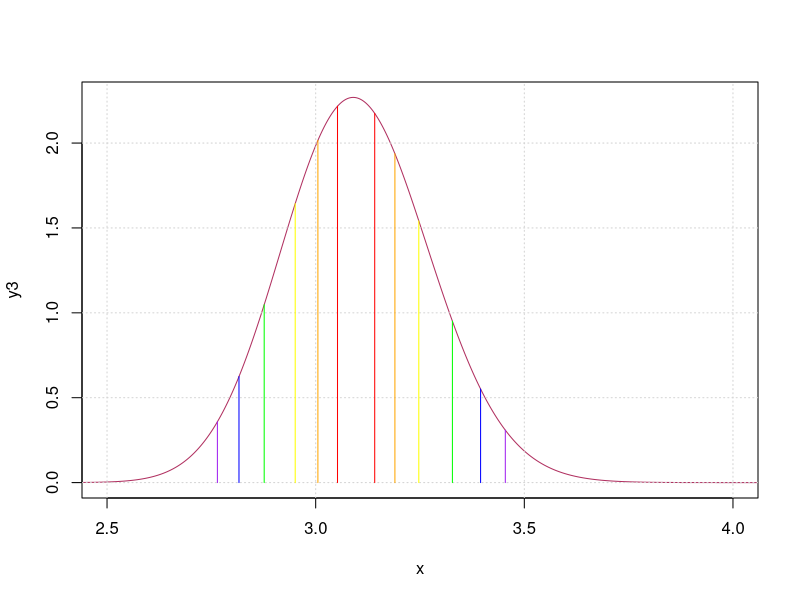

Write R code to recreate this figure.
library(datasets)

k0=0
tau0=0
t=100
n=sum(discoveries)
k1=8
k2=67
k3=310
tau1=3
tau2=25
tau3=100
a1=0.4
a2=0.3
a3=0.2
a4=0.1
a5=0.05
a6=0.025
A1=qgamma(a1,k3,tau3)
B1=qgamma(1-a1,k3,tau3)
A2=qgamma(a2,k3,tau3)
B2=qgamma(1-a2,k3,tau3)
A3=qgamma(a3,k3,tau3)
B3=qgamma(1-a3,k3,tau3)
A4=qgamma(a4,k3,tau3)
B4=qgamma(1-a4,k3,tau3)
A5=qgamma(a5,k3,tau3)
B5=qgamma(1-a5,k3,tau3)
A6=qgamma(a6,k3,tau3)
B6=qgamma(1-a6,k3,tau3)

x=seq(0,5,0.001)
y3=dgamma(x, k3, tau3)
plot(x,y3, type='l',col="maroon",xlim = c(2.5,4))
grid()
segments(A1,0,A1,dgamma(A1,k3,tau3),col="red",lwd=1)
segments(B1,0,B1,dgamma(B1,k3,tau3),col="red",lwd=1)
segments(A2,0,A2,dgamma(A2,k3,tau3),col="orange",lwd=1)
segments(B2,0,B2,dgamma(B2,k3,tau3),col="orange",lwd=1)
segments(A3,0,A3,dgamma(A3,k3,tau3),col="yellow",lwd=1)
segments(B3,0,B3,dgamma(B3,k3,tau3),col="yellow",lwd=1)
segments(A4,0,A4,dgamma(A4,k3,tau3),col="green",lwd=1)
segments(B4,0,B4,dgamma(B4,k3,tau3),col="green",lwd=1)
segments(A5,0,A5,dgamma(A5,k3,tau3),col="blue",lwd=1)
segments(B5,0,B5,dgamma(B5,k3,tau3),col="blue",lwd=1)
segments(A6,0,A6,dgamma(A6,k3,tau3),col="purple",lwd=1)
segments(B6,0,B6,dgamma(B6,k3,tau3),col="purple",lwd=1)

k1
  k1/tau1
(k1-1)/tau1
qgamma(0.5,8,3)

pgamma(2.5,8,3)

pf(147/155,620,294)
